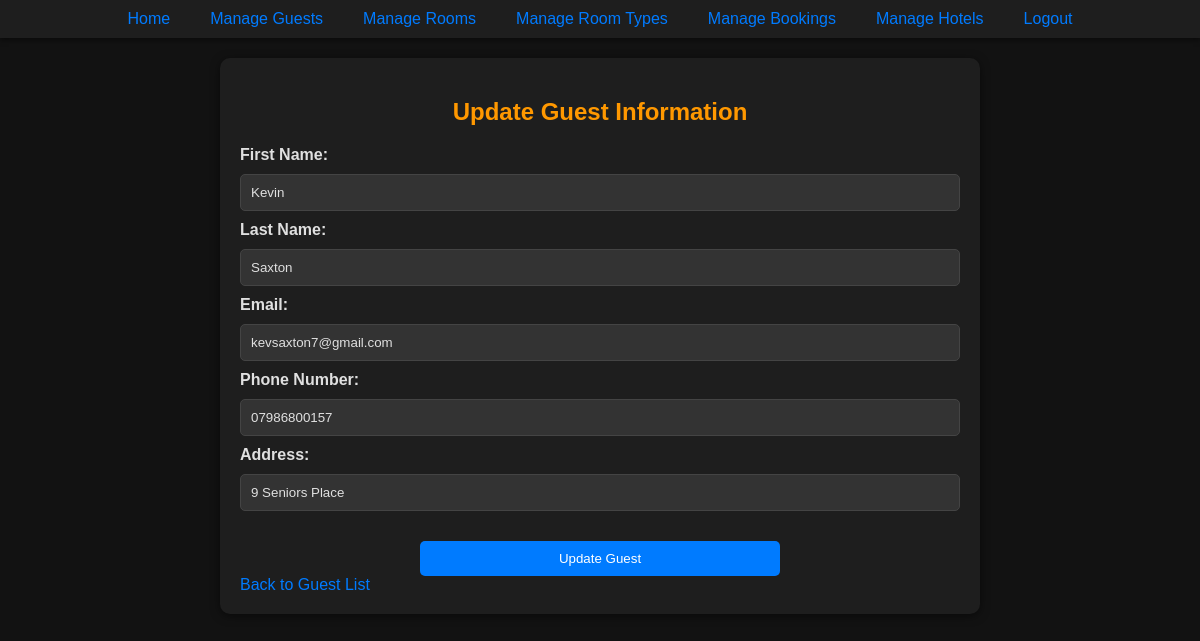
The page /php/updateGuestPage.php?guestID=1 (signed in) on the database its author committed.
### tables this page shows
CREATE TABLE "Guest" (
	"guestID"	INTEGER,
	"firstName"	VARCHAR(50) NOT NULL,
	"lastName"	VARCHAR(50) NOT NULL,
	"email"	VARCHAR(50) NOT NULL UNIQUE,
	"phoneNo"	VARCHAR(20) NOT NULL,
	"address"	VARCHAR(50),
	PRIMARY KEY("guestID" AUTOINCREMENT)
);

### php/updateGuestPage.php (the view, shortened to what this page needs)
<?php
require_once __DIR__ . '/../components/config.php';
include '../components/NavBar.php';
try {
    if (isset($_GET['guestID'])) {
        $guestID = $_GET['guestID'];
        $stmt = $pdo->prepare("SELECT * FROM Guest WHERE guestID = :guestID");
        $stmt->execute([':guestID' => $guestID]);
        $guest = $stmt->fetch();
    } else {
        echo "No guest ID provided.";
        exit;
    }
} catch (PDOException $e) {
    echo "Database error: " . $e->getMessage();
    exit;
}
?>
<!DOCTYPE html>
<html lang="en">
<head>
    <link rel="stylesheet" href="../css/styles.css">
</head>
<body>
    <div class="form-container">
        <h2 class="center-text">Update Guest Information</h2>
        <form action="updateGuestRecord.php" method="post">
            <label for="firstName">First Name:</label>
            <input type="text" name="firstName" id="firstName" value="<?= htmlspecialchars($guest['firstName']) ?>" required>
            <label for="lastName">Last Name:</label>
            <input type="text" name="lastName" id="lastName" value="<?= htmlspecialchars($guest['lastName']) ?>" required>
            <label for="email">Email:</label>
            <input type="email" name="email" id="email" value="<?= htmlspecialchars($guest['email']) ?>" required>
            <label for="phoneNo">Phone Number:</label>
            <input type="text" name="phoneNo" id="phoneNo" value="<?= htmlspecialchars($guest['phoneNo']) ?>" required>
            <label for="address">Address:</label>
            <input type="text" name="address" id="address" value="<?= htmlspecialchars($guest['address']) ?>">
            <button type="submit">Update Guest</button>
        </form>
        <a href="viewGuests.php">Back to Guest List</a>
    </div>
</body>
</html>

### css/styles.css (style rules this page uses)
body { background-color: #121212; color: #e0e0e0; font-family: Arial, sans-serif; margin: 0; padding: 0; }
.center-text { text-align: center; }
.form-container { background-color: #1e1e1e; padding: 20px; margin: 20px auto; border-radius: 10px; width: 60%; box-shadow: 0 2px 10px rgba(0, 0, 0, 0.5); }
h2 { text-align: center; color: #ff9800; margin-bottom: 20px; }
input[type="text"], input[type="email"], input[type="number"], input[type="password"], input[type="date"], select { width: 100%; padding: 10px; margin: 10px 0; background-color: #333333; color: #e0e0e0; border: 1px solid #444444; border-radius: 5px; box-sizing: border-box; }
label { display: block; font-weight: bold; color: #e0e0e0; }
button, .form-button { background-color: #007bff; color: #ffffff; border: none; padding: 10px 20px; border-radius: 5px; cursor: pointer; transition: background-color 0.3s, transform 0.2s; display: block; margin: 20px auto 0 auto; width: 50%; }
a { color: #007bff; text-decoration: none; }

### rows shown on the page
guest: firstName "Kevin", lastName "Saxton", email "kevsaxton7@gmail.com", phoneNo "07986800157", address "9 Seniors Place"
